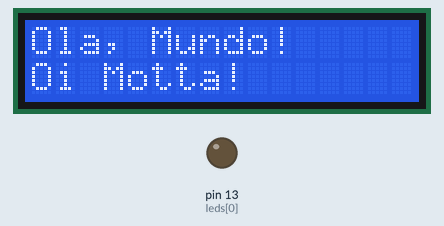
Simulated run of this sketch. Board: Arduino Uno, built with avr-gcc and run on an emulated ATmega328P. On the bench: 16×2 character LCD, output pins drawn as LEDs (lit = HIGH). Pins used as bus, display or sensor lines are not drawn.

Above: at 0.1 s.
At 2.1 s:
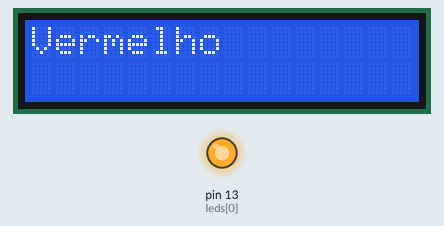
At 14.1 s:
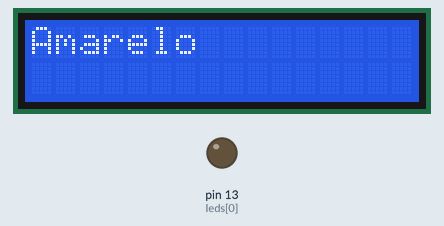
At 35.2 s:
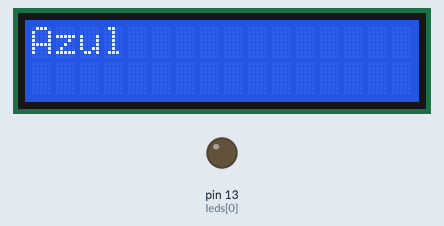
Timing chart, 0 to 39.6 s (numbered marks = the images above):
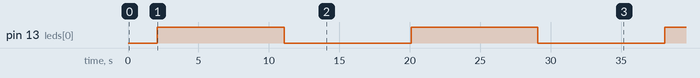

Measured:
- by itself, pin 13 (leds[0]): alternates HIGH for 9.0 s and LOW for 9.0 s
- what the display in image 1 shows lasts 3.0 s, from 2.1 s to 5.1 s

The sketch:

codigo_display.ino
```cpp
#include <LiquidCrystal.h> // Adiciona a biblioteca "LiquidCrystal" ao projeto

LiquidCrystal lcd(12, 11, 7, 6, 5, 4); // Pinagem do LCD
String prints[3] = {"Vermelho","Amarelo","Azul"};
int leds[3] = {13,12,11};
void setup()
{
  lcd.begin(16, 2); // Inicia o lcd de 16x2
  lcd.setCursor(0,0);
  lcd.print("Ola, Mundo!");
  lcd.setCursor(0,1);
  lcd.print("Oi Motta!");
  delay(2000);
  for (int i = 0; i< 3 ; i++ ) {
    pinMode(leds[i], OUTPUT);
  }
}

void loop()
{
  for(int i =0; i< 3; i++ ){
  lcd.clear();
  lcd.setCursor(0,0);
  lcd.print(prints[i]);
  digitalWrite(leds[i],HIGH);
  delay(3000);
  }
  for(int i = 0; i< 3; i++){
    digitalWrite(leds[i],LOW);
     lcd.clear();
    lcd.setCursor(0,0);
    lcd.print(prints[i]);
    delay(3000);
  }
}
```
